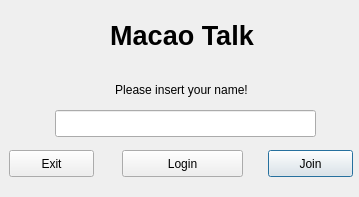
<?xml version="1.0" encoding="UTF-8"?>
<ui version="4.0">
 <class>Login</class>
 <widget class="QDialog" name="Login">
  <property name="geometry">
   <rect>
    <x>0</x>
    <y>0</y>
    <width>359</width>
    <height>197</height>
   </rect>
  </property>
  <property name="windowTitle">
   <string>Dialog</string>
  </property>
  <widget class="QPushButton" name="join_btn">
   <property name="geometry">
    <rect>
     <x>268</x>
     <y>150</y>
     <width>85</width>
     <height>27</height>
    </rect>
   </property>
   <property name="text">
    <string>Join</string>
   </property>
  </widget>
  <widget class="QPushButton" name="login_btn">
   <property name="geometry">
    <rect>
     <x>122</x>
     <y>150</y>
     <width>121</width>
     <height>27</height>
    </rect>
   </property>
   <property name="text">
    <string>Login</string>
   </property>
  </widget>
  <widget class="QPushButton" name="exit_btn">
   <property name="geometry">
    <rect>
     <x>9</x>
     <y>150</y>
     <width>85</width>
     <height>27</height>
    </rect>
   </property>
   <property name="text">
    <string>Exit</string>
   </property>
  </widget>
  <widget class="QLineEdit" name="name_line">
   <property name="geometry">
    <rect>
     <x>55</x>
     <y>110</y>
     <width>261</width>
     <height>27</height>
    </rect>
   </property>
   <property name="inputMask">
    <string/>
   </property>
   <property name="text">
    <string/>
   </property>
   <property name="placeholderText">
    <string/>
   </property>
  </widget>
  <widget class="QLabel" name="label">
   <property name="geometry">
    <rect>
     <x>110</x>
     <y>20</y>
     <width>144</width>
     <height>30</height>
    </rect>
   </property>
   <property name="font">
    <font>
     <pointsize>20</pointsize>
     <weight>75</weight>
     <bold>true</bold>
    </font>
   </property>
   <property name="text">
    <string>Macao Talk</string>
   </property>
   <property name="textFormat">
    <enum>Qt::AutoText</enum>
   </property>
   <property name="alignment">
    <set>Qt::AlignCenter</set>
   </property>
  </widget>
  <widget class="QLabel" name="info_label">
   <property name="geometry">
    <rect>
     <x>6</x>
     <y>80</y>
     <width>351</width>
     <height>20</height>
    </rect>
   </property>
   <property name="font">
    <font>
     <italic>false</italic>
     <underline>false</underline>
     <strikeout>false</strikeout>
    </font>
   </property>
   <property name="text">
    <string>Please insert your name!</string>
   </property>
   <property name="alignment">
    <set>Qt::AlignCenter</set>
   </property>
  </widget>
 </widget>
 <tabstops>
  <tabstop>name_line</tabstop>
  <tabstop>login_btn</tabstop>
  <tabstop>exit_btn</tabstop>
  <tabstop>join_btn</tabstop>
 </tabstops>
 <resources/>
 <connections/>
</ui>
